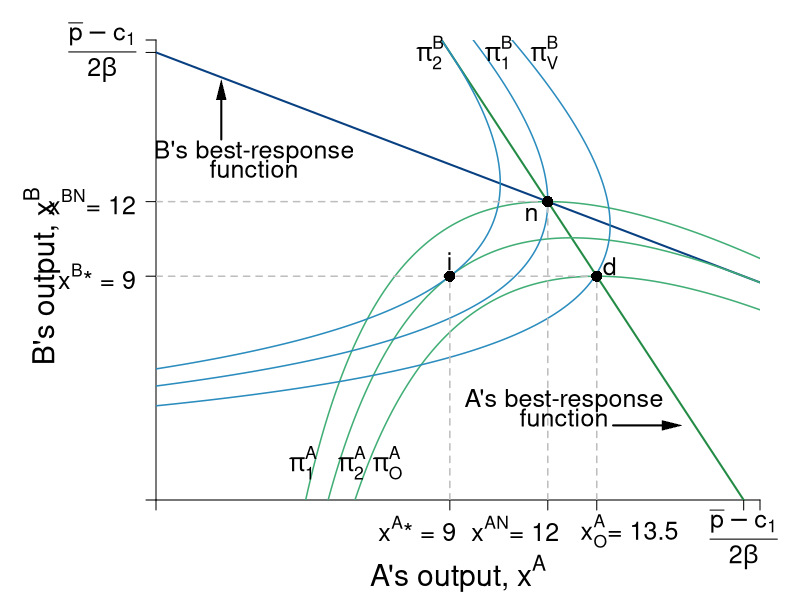

Recreate this plot in R.
#Graph Designer: Simon Halliday & Madeleine Wettach '20
#Authors: Bowles, Foley and Halliday
#Title: Microeconomics: Competition, Conflict and Coordination

require(shape)
pdf(file = "competitionmarkets/cournot_brfs_profits_opportunism.pdf", width = 9, height = 7)

#Set parameters for graphics
pointsize <- 1.8
axislabelsize <- 1.8
labelsize <- 1.5
namesize <- 1.8
annotatesize <- 1.5
graphlinewidth <- 2
segmentlinewidth <- 1.5

COL <- c("#7fc97f", "#beaed4", "#fdc086", "#ffff99", "#386cb0", "#f0027f", "#bf5b17", "#666666")
COLA <- c("#99d8c9","#66c2a4","#41ae76", "#238b45", "#005824")
COLB <- c("#4eb3d3", "#2b8cbe", "#0868ac","#084081")

par(mar =  c(5, 7.8, 2, 2))

piA <- function(xa, xb, s = 0.5, pmax = 20, c1 = 2) {
  (pmax - s*xb)*xa - s*(xa)^2 - c1*xa
}

piB <- function(xa, xb, s = 0.5, pmax = 20, c1 = 2) {
  (pmax - s*xa)*xb - s*(xb)^2 - c1*xb
}

brfB <- function(xa, s = 0.5, pmax = 20, c1 = 2) {
  (pmax - c1)/(2*s) - (1/2)*xa
}

brfA <- function(xa, s = 0.5, pmax = 20, c1 = 2) {
  (pmax - c1)/s - 2*xa
}

isoA <- function(xa, s = 0.5, pmax = 20, c1 = 2, piA = 72){
  -(c1*xa - pmax*xa + s*xa^2 + piA)/(s*xa)
}

isoB1 <- function(xa, s = 0.5, pmax = 20, c1 = 2, piB = 72){
  (-sqrt((c1 - pmax + s*xa)^2 - 4*piB*s) - c1 + pmax -s*xa)/(2*s)
}

isoB2 <- function(xa, s = 0.5, pmax = 20, c1 = 2, piB = 72){
  (sqrt((c1 - pmax + s*xa)^2 - 4*piB*s) - c1 + pmax -s*xa)/(2*s)
}


#Input into Wolfram Alpha: solve for x y = 1/b - (0.5*x)/(a*b) - u/(a*b*x)

#solve for y 72 = (p - s*y)*x - s*(x)^2 - c1*x 
#solve for y 72 = (p - s*x)*y - s*(y)^2 - c1*y

xlims <- c(0, 18.5)
ylims <- c(0, 18.5)

npts <- 501 
x <- seq(xlims[1], xlims[2], length.out = npts)
y <- seq(ylims[1], ylims[2], length.out = npts) 
a <- c(72, 81, 91.125)
b <- c(61, 72, 81)

plot(0, 0, xlim = xlims, ylim = ylims, type = "n",
     xlab = expression(paste("")),
     ylab = expression(paste("")), 
     xaxt = "n", 
     yaxt = "n", 
     cex.lab = axislabelsize, 
     bty = "n",
     xaxs="i", 
     yaxs="i")

# ticksy <- seq(from = 0, to = ylims[2], by = 2)
# ylabels <- seq(from = 0, to = ylims[2], by = 2)
# ticksx <- seq(from = 0, to = xlims[2], by = 2)
# xlabels <- seq(from = 0, to = xlims[2], by = 2)
ticksy <- c(0, 9, 12, 18, ylims[2])
ylabels <- c(NA, expression(paste(x^{B},"* = 9")), expression(paste(x^{BN}, "= 12")), expression(paste( frac(bar(p) - c[1],2*beta) )),  NA)
ticksx <- c(0, 9, 12, 13.5, 18, xlims[2])
xlabels <- c(NA, expression(paste(x^{A},"* = 9")), expression(paste(x^{AN}, "= 12")), expression(paste(x[O]^{A}, "= 13.5")), expression(paste(frac(bar(p) - c[1],2*beta))), NA)

axis(1, at = ticksx, pos = 0, labels = FALSE, cex.axis = labelsize)
text(x = c(0, 8, 11, 14.5, 18, 36, xlims[2]), par("usr")[3] - 0.4, labels = xlabels, srt = 0, pos = 1, xpd = TRUE, cex = labelsize)
axis(2, at = ticksy, pos = 0, labels = ylabels, las = 1, cex.axis = labelsize)

npts <- 500 
xx1 <- seq(xlims[1], xlims[2], length.out = npts)

#Pareto-improving lens
# xpoly1 <- seq(from = 5.95, to = 12, length.out = 500)
# ypoly1 <- isoA(xpoly1)
# ypoly2 <- isoB1(xpoly1)
# polygon(x = c(xpoly1, rev(xpoly1)), y = c(ypoly1, rev(ypoly2)), col=COL[4], density=NULL, border = NA)


lines(xx1, brfA(xx1, s = 0.5, pmax = 20, c1 = 2), col = COLA[4], lwd = graphlinewidth)
lines(xx1, brfB(xx1, s = 0.5, pmax = 20, c1 = 2), col = COLB[4], lwd = graphlinewidth)

contour(y, x, 
        outer(x, y, piA),
        #labels = c("v1", "v2", "v3"),
        drawlabels = FALSE,
        col = COLA[3],
        #xlab = expression(paste("A's Apples, ", x)),
        #ylab = expression(paste("A's Oranges, ", y)),
        #cex.lab = axislabelsize,
        lwd = segmentlinewidth,
        levels = a, 
        xaxs="i", 
        yaxs="i", 
        add = TRUE) 

mtext(expression(paste("A's output, ", x^A)), side=1, line =3.8, cex = axislabelsize)
text(-3.5, 9, expression(paste("B's output, ", x^B)), xpd = TRUE, cex = axislabelsize, srt = 90) 

#Add arrows:
#arrows(-0.8, 10, -0.8, 14, xpd = TRUE, length=0.1,angle=40,lwd=3)
#arrows(6.2, -1.7, 9, -1.7, xpd = TRUE, length=0.1,angle=40,lwd=3)


contour(x, y, 
        outer(x, y, piB),
        #labels = c("v1", "v2", "v3"),
        drawlabels = FALSE,
        col = COLB[2],
        #xlab = expression(paste("")),
        #ylab = expression(paste("")),
        lwd = segmentlinewidth,
        levels = b, 
        add = TRUE
        #xaxs="i", 
        #yaxs="i"
) 


#segments(4.11765, 6.17647, 5.88, 8.88, lty = 1, col = COL[2] , lwd = graphlinewidth)
# text(7.3, 3, expression("Pareto Efficient"))
# text(7.3, 2.4, expression("Curve"))
# Arrows(7.3, 3.5, 7.3, 6.1, col = "black", lty = 1, lwd = 2, arr.type = "triangle", arr.lwd = 0.5)

#Label the iso-welfare functions for the HG, Aisha
text(4.5, 1.5, expression(pi[1]^A), cex = labelsize, xpd = TRUE)
#text(5.2, 1.5, expression(pi[2]^A), cex = labelsize, xpd = TRUE)
text(6, 1.5, expression(pi[2]^A), cex = labelsize, xpd = TRUE)
text(7.1, 1.5, expression(pi[O]^A), cex = labelsize, xpd = TRUE)
#text(6.6, 8.3, expression(u[4]^A))

#Label the indifference curves for the HG, Betty
text(11.9, 18, expression(pi[V]^B),cex = labelsize, xpd = TRUE)
text(10.5, 18, expression(pi[1]^B), cex = labelsize, xpd = TRUE)
#text(9.4, 18, expression(pi[2]^B), cex = labelsize, xpd = TRUE)
text(8.4, 18, expression(pi[2]^B), cex = labelsize, xpd = TRUE)
#text(3.4, 6.9, expression(v[4]^B))

#Label Nash Equilibrium 
segments(0, 12, 12, 12, lty = 2, col = "gray" , lwd = segmentlinewidth)
segments(12, 0, 12, 12, lty = 2, col = "gray" , lwd = segmentlinewidth)
points(12, 12, pch = 16, col = "black", cex = 1.5)
#text(14, 12.4, expression(paste("Nash Equilibrium")))
text(11.5, 11.5, expression(paste("n")), cex = labelsize)

#Checking points
#points(5.95, 5.95, pch = 16, col = "black", cex = 1.5)
#segments(8, 10, 10, 8, lty = 1, col = COL[2] , lwd = graphlinewidth)


text(9, 9.6, expression(paste("i")), cex = labelsize)
segments(0, 9, 13.5, 9, lty = 2, col = "gray" , lwd = segmentlinewidth)
segments(9, 0, 9, 9, lty = 2, col = "gray" , lwd = segmentlinewidth)
segments(13.5, 0, 13.5, 9, lty = 2, col = "gray" , lwd = segmentlinewidth)
points(9, 9, pch = 16, col = "black", cex = 1.5)
points(13.5, 9, pch = 16, col = "black", cex = 1.5)
text(13.9, 9.4, expression(paste("d")), cex = labelsize)


# points(10, 8, pch = 16, col = "black", cex = 1.5)
# text(10, 8.6, expression(paste("f")),cex = labelsize)
# points(8, 10, pch = 16, col = "black", cex = 1.5)
# text(8, 10.6, expression(paste("g")), cex = labelsize)


# #Annotate Pareto Efficient Curve and relevant points

# points(6, 8, pch = 16, col = "black", cex = 1.5)
# text(6, 8.5, expression(paste("g")))
# 
# points(8, 6, pch = 16, col = "black", cex = 1.5)
# text(7, 7.5, expression(paste("i")))
# 
# points(7, 7, pch = 16, col = "black", cex = 1.5)
# text(8, 6.5, expression(paste("f")))

#points(5.84, 8.77, pch = 16, col = "black", cex = 1.5)

#A's brf
text(3, 14, expression(paste("B's best-response")), cex = labelsize)
text(3, 13.3, expression(paste("function")),cex = labelsize)
Arrows(2, 14.5, 2, 16.5, col = "black", lty = 1, lwd = 2, arr.type = "triangle", arr.lwd = 0.5)

#B's brf
text(12.5, 4, expression(paste("A's best-response")), cex = labelsize, xpd = TRUE)
text(12.5, 3.3, expression(paste("function")), cex = labelsize, xpd = TRUE)
Arrows(14, 3, 15.8, 3, col = "black", lty = 1, lwd = 2, arr.type = "triangle", arr.lwd = 0.5)


dev.off()
